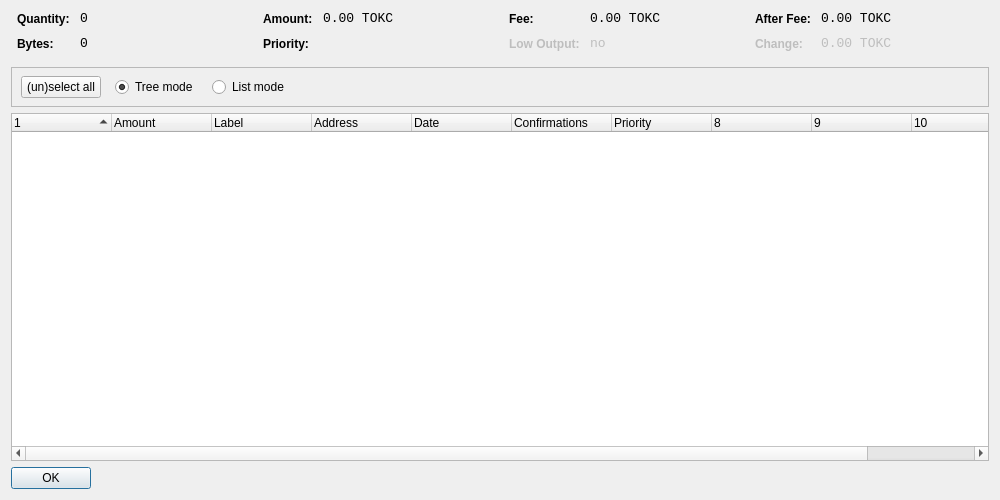
<?xml version="1.0" encoding="UTF-8"?>
<ui version="4.0">
 <class>CoinControlDialog</class>
 <widget class="QDialog" name="CoinControlDialog">
  <property name="geometry">
   <rect>
    <x>0</x>
    <y>0</y>
    <width>1000</width>
    <height>500</height>
   </rect>
  </property>
  <property name="windowTitle">
   <string>Coin Control</string>
  </property>
  <layout class="QVBoxLayout" name="verticalLayout">
   <item>
    <layout class="QHBoxLayout" name="horizontalLayoutTop" stretch="0,0,0,0">
     <property name="topMargin">
      <number>0</number>
     </property>
     <property name="bottomMargin">
      <number>10</number>
     </property>
     <item>
      <layout class="QFormLayout" name="formLayoutCoinControl1">
       <property name="horizontalSpacing">
        <number>10</number>
       </property>
       <property name="verticalSpacing">
        <number>10</number>
       </property>
       <property name="leftMargin">
        <number>6</number>
       </property>
       <property name="rightMargin">
        <number>6</number>
       </property>
       <item row="0" column="0">
        <widget class="QLabel" name="labelCoinControlQuantityText">
         <property name="styleSheet">
          <string notr="true">font-weight:bold;</string>
         </property>
         <property name="text">
          <string>Quantity:</string>
         </property>
        </widget>
       </item>
       <item row="0" column="1">
        <widget class="QLabel" name="labelCoinControlQuantity">
         <property name="font">
          <font>
           <family>Monospace</family>
           <pointsize>10</pointsize>
          </font>
         </property>
         <property name="cursor">
          <cursorShape>IBeamCursor</cursorShape>
         </property>
         <property name="contextMenuPolicy">
          <enum>Qt::ActionsContextMenu</enum>
         </property>
         <property name="text">
          <string notr="true">0</string>
         </property>
         <property name="textInteractionFlags">
          <set>Qt::LinksAccessibleByMouse|Qt::TextSelectableByKeyboard|Qt::TextSelectableByMouse</set>
         </property>
        </widget>
       </item>
       <item row="1" column="0">
        <widget class="QLabel" name="labelCoinControlBytesText">
         <property name="styleSheet">
          <string notr="true">font-weight:bold;</string>
         </property>
         <property name="text">
          <string>Bytes:</string>
         </property>
        </widget>
       </item>
       <item row="1" column="1">
        <widget class="QLabel" name="labelCoinControlBytes">
         <property name="font">
          <font>
           <family>Monospace</family>
           <pointsize>10</pointsize>
          </font>
         </property>
         <property name="cursor">
          <cursorShape>IBeamCursor</cursorShape>
         </property>
         <property name="contextMenuPolicy">
          <enum>Qt::ActionsContextMenu</enum>
         </property>
         <property name="text">
          <string notr="true">0</string>
         </property>
         <property name="textInteractionFlags">
          <set>Qt::LinksAccessibleByMouse|Qt::TextSelectableByKeyboard|Qt::TextSelectableByMouse</set>
         </property>
        </widget>
       </item>
      </layout>
     </item>
     <item>
      <layout class="QFormLayout" name="formLayoutCoinControl2">
       <property name="horizontalSpacing">
        <number>10</number>
       </property>
       <property name="verticalSpacing">
        <number>10</number>
       </property>
       <property name="leftMargin">
        <number>6</number>
       </property>
       <property name="rightMargin">
        <number>6</number>
       </property>
       <item row="0" column="0">
        <widget class="QLabel" name="labelCoinControlAmountText">
         <property name="styleSheet">
          <string notr="true">font-weight:bold;</string>
         </property>
         <property name="text">
          <string>Amount:</string>
         </property>
        </widget>
       </item>
       <item row="0" column="1">
        <widget class="QLabel" name="labelCoinControlAmount">
         <property name="font">
          <font>
           <family>Monospace</family>
           <pointsize>10</pointsize>
          </font>
         </property>
         <property name="cursor">
          <cursorShape>IBeamCursor</cursorShape>
         </property>
         <property name="contextMenuPolicy">
          <enum>Qt::ActionsContextMenu</enum>
         </property>
         <property name="text">
          <string notr="true">0.00 TOKC</string>
         </property>
         <property name="textInteractionFlags">
          <set>Qt::LinksAccessibleByMouse|Qt::TextSelectableByKeyboard|Qt::TextSelectableByMouse</set>
         </property>
        </widget>
       </item>
       <item row="1" column="0">
        <widget class="QLabel" name="labelCoinControlPriorityText">
         <property name="styleSheet">
          <string notr="true">font-weight:bold;</string>
         </property>
         <property name="text">
          <string>Priority:</string>
         </property>
        </widget>
       </item>
       <item row="1" column="1">
        <widget class="QLabel" name="labelCoinControlPriority">
         <property name="font">
          <font>
           <family>Monospace</family>
           <pointsize>10</pointsize>
          </font>
         </property>
         <property name="cursor">
          <cursorShape>IBeamCursor</cursorShape>
         </property>
         <property name="contextMenuPolicy">
          <enum>Qt::ActionsContextMenu</enum>
         </property>
         <property name="text">
          <string/>
         </property>
         <property name="textInteractionFlags">
          <set>Qt::LinksAccessibleByMouse|Qt::TextSelectableByKeyboard|Qt::TextSelectableByMouse</set>
         </property>
        </widget>
       </item>
      </layout>
     </item>
     <item>
      <layout class="QFormLayout" name="formLayoutCoinControl3">
       <property name="horizontalSpacing">
        <number>10</number>
       </property>
       <property name="verticalSpacing">
        <number>10</number>
       </property>
       <property name="leftMargin">
        <number>6</number>
       </property>
       <property name="rightMargin">
        <number>6</number>
       </property>
       <item row="0" column="0">
        <widget class="QLabel" name="labelCoinControlFeeText">
         <property name="styleSheet">
          <string notr="true">font-weight:bold;</string>
         </property>
         <property name="text">
          <string>Fee:</string>
         </property>
        </widget>
       </item>
       <item row="0" column="1">
        <widget class="QLabel" name="labelCoinControlFee">
         <property name="font">
          <font>
           <family>Monospace</family>
           <pointsize>10</pointsize>
          </font>
         </property>
         <property name="cursor">
          <cursorShape>IBeamCursor</cursorShape>
         </property>
         <property name="contextMenuPolicy">
          <enum>Qt::ActionsContextMenu</enum>
         </property>
         <property name="text">
          <string notr="true">0.00 TOKC</string>
         </property>
         <property name="textInteractionFlags">
          <set>Qt::LinksAccessibleByMouse|Qt::TextSelectableByKeyboard|Qt::TextSelectableByMouse</set>
         </property>
        </widget>
       </item>
       <item row="1" column="0">
        <widget class="QLabel" name="labelCoinControlLowOutputText">
         <property name="enabled">
          <bool>false</bool>
         </property>
         <property name="styleSheet">
          <string notr="true">font-weight:bold;</string>
         </property>
         <property name="text">
          <string>Low Output:</string>
         </property>
        </widget>
       </item>
       <item row="1" column="1">
        <widget class="QLabel" name="labelCoinControlLowOutput">
         <property name="enabled">
          <bool>false</bool>
         </property>
         <property name="font">
          <font>
           <family>Monospace</family>
           <pointsize>10</pointsize>
          </font>
         </property>
         <property name="cursor">
          <cursorShape>IBeamCursor</cursorShape>
         </property>
         <property name="contextMenuPolicy">
          <enum>Qt::ActionsContextMenu</enum>
         </property>
         <property name="text">
          <string notr="true">no</string>
         </property>
         <property name="textInteractionFlags">
          <set>Qt::LinksAccessibleByMouse|Qt::TextSelectableByKeyboard|Qt::TextSelectableByMouse</set>
         </property>
        </widget>
       </item>
      </layout>
     </item>
     <item>
      <layout class="QFormLayout" name="formLayoutCoinControl4">
       <property name="horizontalSpacing">
        <number>10</number>
       </property>
       <property name="verticalSpacing">
        <number>10</number>
       </property>
       <property name="leftMargin">
        <number>6</number>
       </property>
       <property name="rightMargin">
        <number>6</number>
       </property>
       <item row="0" column="0">
        <widget class="QLabel" name="labelCoinControlAfterFeeText">
         <property name="styleSheet">
          <string notr="true">font-weight:bold;</string>
         </property>
         <property name="text">
          <string>After Fee:</string>
         </property>
        </widget>
       </item>
       <item row="0" column="1">
        <widget class="QLabel" name="labelCoinControlAfterFee">
         <property name="font">
          <font>
           <family>Monospace</family>
           <pointsize>10</pointsize>
          </font>
         </property>
         <property name="cursor">
          <cursorShape>IBeamCursor</cursorShape>
         </property>
         <property name="contextMenuPolicy">
          <enum>Qt::ActionsContextMenu</enum>
         </property>
         <property name="text">
          <string notr="true">0.00 TOKC</string>
         </property>
         <property name="textInteractionFlags">
          <set>Qt::LinksAccessibleByMouse|Qt::TextSelectableByKeyboard|Qt::TextSelectableByMouse</set>
         </property>
        </widget>
       </item>
       <item row="1" column="0">
        <widget class="QLabel" name="labelCoinControlChangeText">
         <property name="enabled">
          <bool>false</bool>
         </property>
         <property name="styleSheet">
          <string notr="true">font-weight:bold;</string>
         </property>
         <property name="text">
          <string>Change:</string>
         </property>
        </widget>
       </item>
       <item row="1" column="1">
        <widget class="QLabel" name="labelCoinControlChange">
         <property name="enabled">
          <bool>false</bool>
         </property>
         <property name="font">
          <font>
           <family>Monospace</family>
           <pointsize>10</pointsize>
          </font>
         </property>
         <property name="cursor">
          <cursorShape>IBeamCursor</cursorShape>
         </property>
         <property name="contextMenuPolicy">
          <enum>Qt::ActionsContextMenu</enum>
         </property>
         <property name="text">
          <string notr="true">0.00 TOKC</string>
         </property>
         <property name="textInteractionFlags">
          <set>Qt::LinksAccessibleByMouse|Qt::TextSelectableByKeyboard|Qt::TextSelectableByMouse</set>
         </property>
        </widget>
       </item>
      </layout>
     </item>
    </layout>
   </item>
   <item>
    <widget class="QFrame" name="frame">
     <property name="minimumSize">
      <size>
       <width>0</width>
       <height>40</height>
      </size>
     </property>
     <property name="frameShape">
      <enum>QFrame::StyledPanel</enum>
     </property>
     <property name="frameShadow">
      <enum>QFrame::Sunken</enum>
     </property>
     <widget class="QWidget" name="horizontalLayoutWidget">
      <property name="geometry">
       <rect>
        <x>10</x>
        <y>0</y>
        <width>781</width>
        <height>41</height>
       </rect>
      </property>
      <layout class="QHBoxLayout" name="horizontalLayoutPanel" stretch="0,0,0,0,0">
       <property name="spacing">
        <number>14</number>
       </property>
       <item>
        <widget class="QPushButton" name="pushButtonSelectAll">
         <property name="sizePolicy">
          <sizepolicy hsizetype="Maximum" vsizetype="Fixed">
           <horstretch>0</horstretch>
           <verstretch>0</verstretch>
          </sizepolicy>
         </property>
         <property name="text">
          <string>(un)select all</string>
         </property>
        </widget>
       </item>
       <item>
        <widget class="QRadioButton" name="radioTreeMode">
         <property name="sizePolicy">
          <sizepolicy hsizetype="Maximum" vsizetype="Fixed">
           <horstretch>0</horstretch>
           <verstretch>0</verstretch>
          </sizepolicy>
         </property>
         <property name="text">
          <string>Tree mode</string>
         </property>
         <property name="checked">
          <bool>true</bool>
         </property>
        </widget>
       </item>
       <item>
        <widget class="QRadioButton" name="radioListMode">
         <property name="sizePolicy">
          <sizepolicy hsizetype="Maximum" vsizetype="Fixed">
           <horstretch>0</horstretch>
           <verstretch>0</verstretch>
          </sizepolicy>
         </property>
         <property name="text">
          <string>List mode</string>
         </property>
        </widget>
       </item>
       <item>
        <spacer name="horizontalSpacer">
         <property name="orientation">
          <enum>Qt::Horizontal</enum>
         </property>
         <property name="sizeHint" stdset="0">
          <size>
           <width>40</width>
           <height>20</height>
          </size>
         </property>
        </spacer>
       </item>
      </layout>
     </widget>
    </widget>
   </item>
   <item>
    <widget class="CoinControlTreeWidget" name="treeWidget">
     <property name="contextMenuPolicy">
      <enum>Qt::CustomContextMenu</enum>
     </property>
     <property name="sortingEnabled">
      <bool>false</bool>
     </property>
     <property name="columnCount">
      <number>11</number>
     </property>
     <attribute name="headerShowSortIndicator" stdset="0">
      <bool>true</bool>
     </attribute>
     <attribute name="headerStretchLastSection">
      <bool>false</bool>
     </attribute>
     <column>
      <property name="text">
       <string/>
      </property>
     </column>
     <column>
      <property name="text">
       <string>Amount</string>
      </property>
     </column>
     <column>
      <property name="text">
       <string>Label</string>
      </property>
     </column>
     <column>
      <property name="text">
       <string>Address</string>
      </property>
     </column>
     <column>
      <property name="text">
       <string>Date</string>
      </property>
     </column>
     <column>
      <property name="text">
       <string>Confirmations</string>
      </property>
      <property name="toolTip">
       <string>Confirmed</string>
      </property>
     </column>
     <column>
      <property name="text">
       <string>Priority</string>
      </property>
     </column>
     <column>
      <property name="text">
       <string/>
      </property>
     </column>
     <column>
      <property name="text">
       <string/>
      </property>
     </column>
     <column>
      <property name="text">
       <string/>
      </property>
     </column>
     <column>
      <property name="text">
       <string/>
      </property>
     </column>
    </widget>
   </item>
   <item>
    <widget class="QDialogButtonBox" name="buttonBox">
     <property name="sizePolicy">
      <sizepolicy hsizetype="Maximum" vsizetype="Fixed">
       <horstretch>0</horstretch>
       <verstretch>0</verstretch>
      </sizepolicy>
     </property>
     <property name="orientation">
      <enum>Qt::Horizontal</enum>
     </property>
     <property name="standardButtons">
      <set>QDialogButtonBox::Ok</set>
     </property>
    </widget>
   </item>
  </layout>
 </widget>
 <customwidgets>
  <customwidget>
   <class>CoinControlTreeWidget</class>
   <extends>QTreeWidget</extends>
   <header>coincontroltreewidget.h</header>
  </customwidget>
 </customwidgets>
 <resources/>
 <connections/>
</ui>
